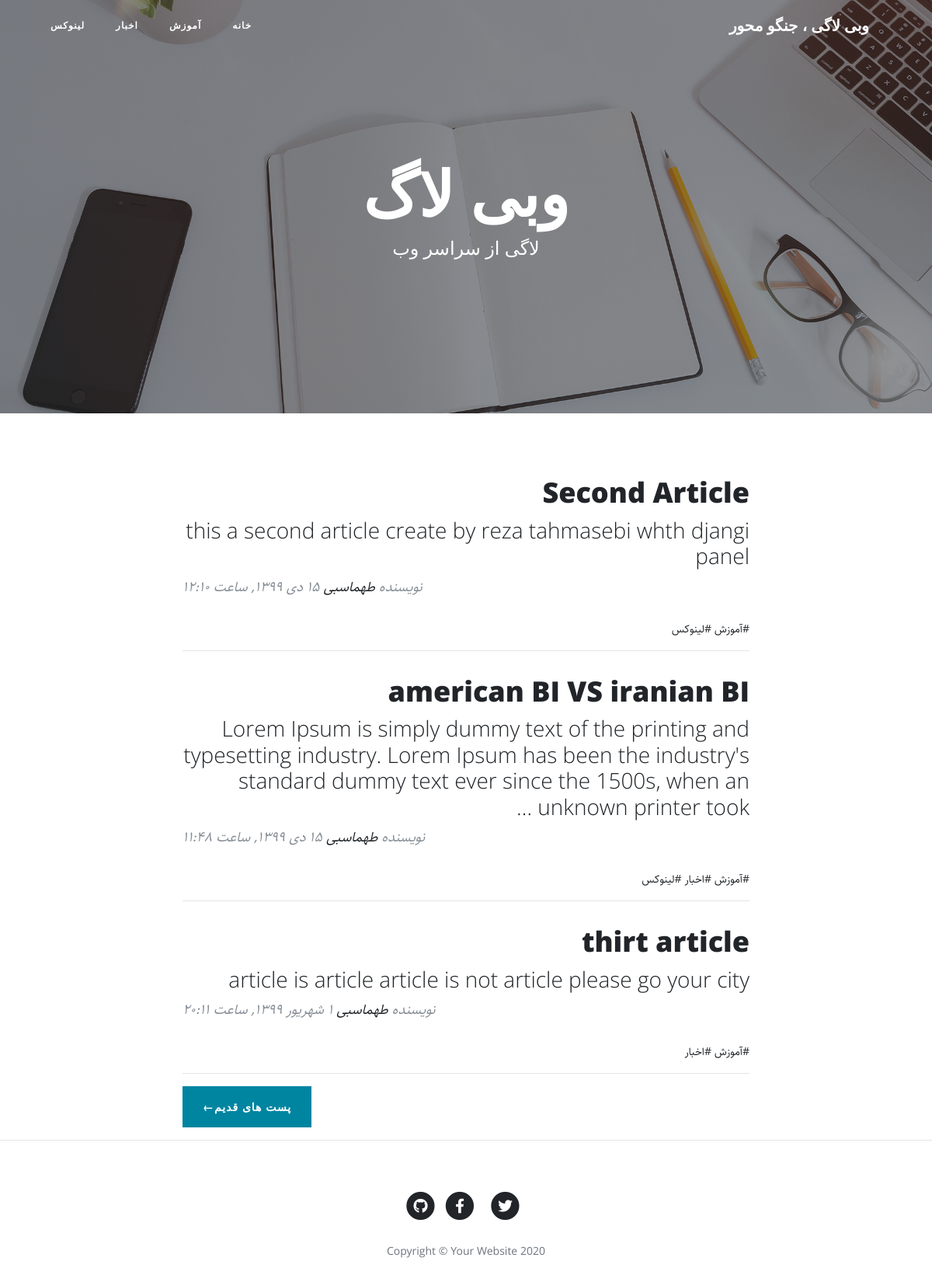
The app's page /category/learning with its own data.
### blog/models.py (models this page shows, shortened)
class Category(models.Model):
    title = models.CharField(max_length=120, null=False, blank=False, verbose_name="عنوان دسته بندی")
    slug = models.SlugField(max_length=120, unique=True, null=False, blank=False, verbose_name="آدرس دسته بندی")
    status=models.BooleanField(default=True,verbose_name="آیا نمایش داده شود؟")
    position=models.IntegerField(verbose_name="پوزیشن")
    class Meta():
        verbose_name = "دسته بندی"
        verbose_name_plural = "دسته بندی ها"
        ordering =['position']

class article(models.Model):
    STATUS_CHOICES={
        ('d','Draft'),
        ('p','Publish'),
    }
    title=models.CharField(max_length=120,null=False, blank= False,verbose_name="عنوان مقاله")
    slug=models.SlugField(max_length=120,unique=True,null=False, blank= False,verbose_name="آدرس مقاله")
    category=models.ManyToManyField(Category,verbose_name="دسته بندی",related_name='articles_rela')
    description=models.TextField(verbose_name="متن مقاله")
    thumbnail=models.ImageField(upload_to="images",verbose_name="تصویر مقاله")
    publish_time=models.DateTimeField(default=timezone.now,verbose_name="تاریخ انتشار")
    created=models.DateTimeField(auto_now_add=True,verbose_name="")
    updated=models.DateTimeField(auto_now=True,verbose_name="")
    status=models.CharField(max_length=1,choices=STATUS_CHOICES,verbose_name="وضعیت انتشار")
    class Meta():
        verbose_name="مقاله"
        verbose_name_plural="مقالات"
        ordering =['-publish_time']
    def jpublish_time(self):
        return jalali_converter(self.publish_time)
    def category_published(self):
        return self.category.filter(status=True)
    jpublish_time.short_description="زمان انتشار"
    objects=ArticleManager()

### blog/views.py (the view)
# urls.py: path('category/<slug:slug>', category_list, name="category_list_url"),
def category_list(request,slug):
    context={
        "category":get_object_or_404(Category,slug=slug,status=True),
    }
    return  render(request,'category.html',context)

### Extentions/jalali.py (called while the page is built)
    def persian_tuple(self):
        return self.persian_year, self.persian_month, self.persian_day

### Extentions/utils.py (called while the page is built)
def persian_number_converter(mystr):
    persian_number={
       '0':'۰',
       '1':'۱',
       '2':'۲',
       '3':'۳',
       '4':'۴',
       '5':'۵',
       '6':'۶',
       '7':'۷',
       '8':'۸',
       '9':'۹',
    }
    for e,p in persian_number.items():
        mystr=mystr.replace(e,p)
    return mystr

def jalali_converter(time):
    time=timezone.localtime(time)
    time_str="{},{},{}" .format(time.year,time.month,time.day)
    persian_month={
    1: "فروردین",
    2: "اردیبهشت",
    3:"خرداد",
    4: "تیر",
    5:"مرداد",
    6:"شهریور",
    7:"مهر",
    8:"آبان",
    9:"آذر",
    10:"دی",
    11:"بهمن",
    12:"اسفند",
    }
    jdate=list(jalali.Gregorian(time_str).persian_tuple())
    str_jdate="{} {} {}, ساعت {}:{}".format(
        jdate[2],
        persian_month[jdate[1]],
        jdate[0],
        time.hour,
        time.minute,
    )
    return persian_number_converter(str_jdate)

### blog/models.py (called while the page is built)
    def published_article(self):
        return self.filter(status='p')

### blog/templatetags/base_tags.py (called while the page is built)
@register.simple_tag
def title():
    return "وبی لاگی ، جنگو محور"

@register.inclusion_tag("partials/category_navbar.html")
def category_navbar():
    return {
        "category":Category.objects.filter(status=True)
    }

### blog/templates/category.html
{% extends 'base.html' %}
{% load static %}
{% block main %}
  <header class="masthead" style="background-image: url('{% static "blog/img/home-bg.jpg" %}')">
    <div class="overlay"></div>
    <div class="container">
      <div class="row">
        <div class="col-lg-8 col-md-10 mx-auto">
          <div class="site-heading">
            <h1>وبی لاگ</h1>
            <span class="subheading"> لاگی از سراسر وب </span>
          </div>
        </div>
      </div>
    </div>
  </header>
  <div class="container">
    <div class="row">
      <div class="col-lg-8 col-md-10 mx-auto">
          {% for arttc in category.articles_rela.published_article %}
              <div class="post-preview">
                  <a href="{% url "blog:article_detais_url" arttc.slug %}">
                      <h2 class="post-title">
                          {{ arttc.title }}
                      </h2>
                      <h3 class="post-subtitle">
                          {{ arttc.description|truncatewords:30}}
                      </h3>
                  </a>
                  <p class="post-meta">نویسنده
                      <a href="#">طهماسبی</a>
                      {{ arttc.jpublish_time }}</p>
                  <div>
                      {% for cat in arttc.category_published.all %}
                        <a href="{% url "blog:category_list_url" cat.slug %}">#{{ cat.title }}</a>
                      {% endfor %}
                  </div>
              </div>
              <hr>
          {% endfor %}
        <div class="clearfix pager-botton" >
          <a class="btn btn-primary float-right" href="#"> پست های قدیم&larr;</a>
        </div>
      </div>
    </div>
  </div>
{% endblock %}

### blog/templates/partials/category_navbar.html
 <div class="collapse navbar-collapse" id="navbarResponsive">
        <ul class="navbar-nav ml-auto">
          <li class="nav-item">
                    <a class="nav-link" href="{% url 'blog:home' %}">خانه</a>
                </li>
            {% for cat in category %}
                <li class="nav-item">
                    <a class="nav-link" href="{% url "blog:category_list_url" cat.slug%}">{{ cat.title }}</a>
                </li>
            {% endfor %}
        </ul>
</div>

### blog/static/blog/css/rtl.css (style rules this page uses)
body { direction: rtl; text-align: right; font-family: Sahel; font-size: 14px; }
.navbar-nav { margin-left: initial !important; margin-right: auto; }
.post-meta { text-align: left; }
.pager-botton { float: left; }

### records on screen
Category: title "آموزش"
Category: title "اخبار"
Category: title "لینوکس"
article: title "Second Article", description "this a second article create by reza tahmasebi whth djangi panel", jpublish_time "۱۵ دی ۱۳۹۹, ساعت ۱۲:۱۰"
article: title "american BI VS iranian BI", description "Lorem Ipsum is simply dummy text of the printing and typesetting industry. Lorem Ipsum has been the industry's standard dummy text ever since the 1500s, when an unknown printer took …", jpublish_time "۱۵ دی ۱۳۹۹, ساعت ۱۱:۴۸"
article: title "thirt article", description "article is article article is not article please go your city", jpublish_time "۱ شهریور ۱۳۹۹, ساعت ۲۰:۱۱"
